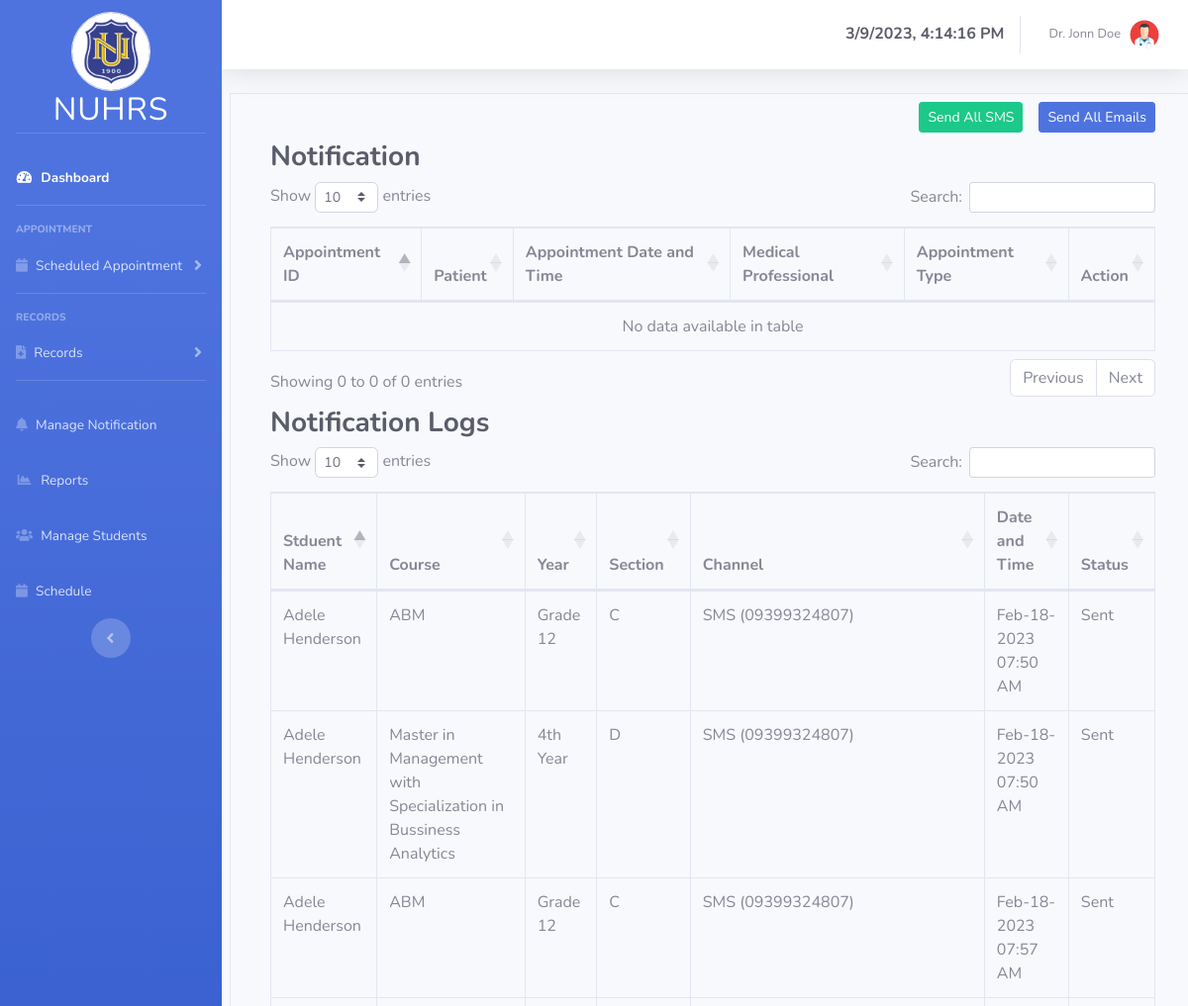
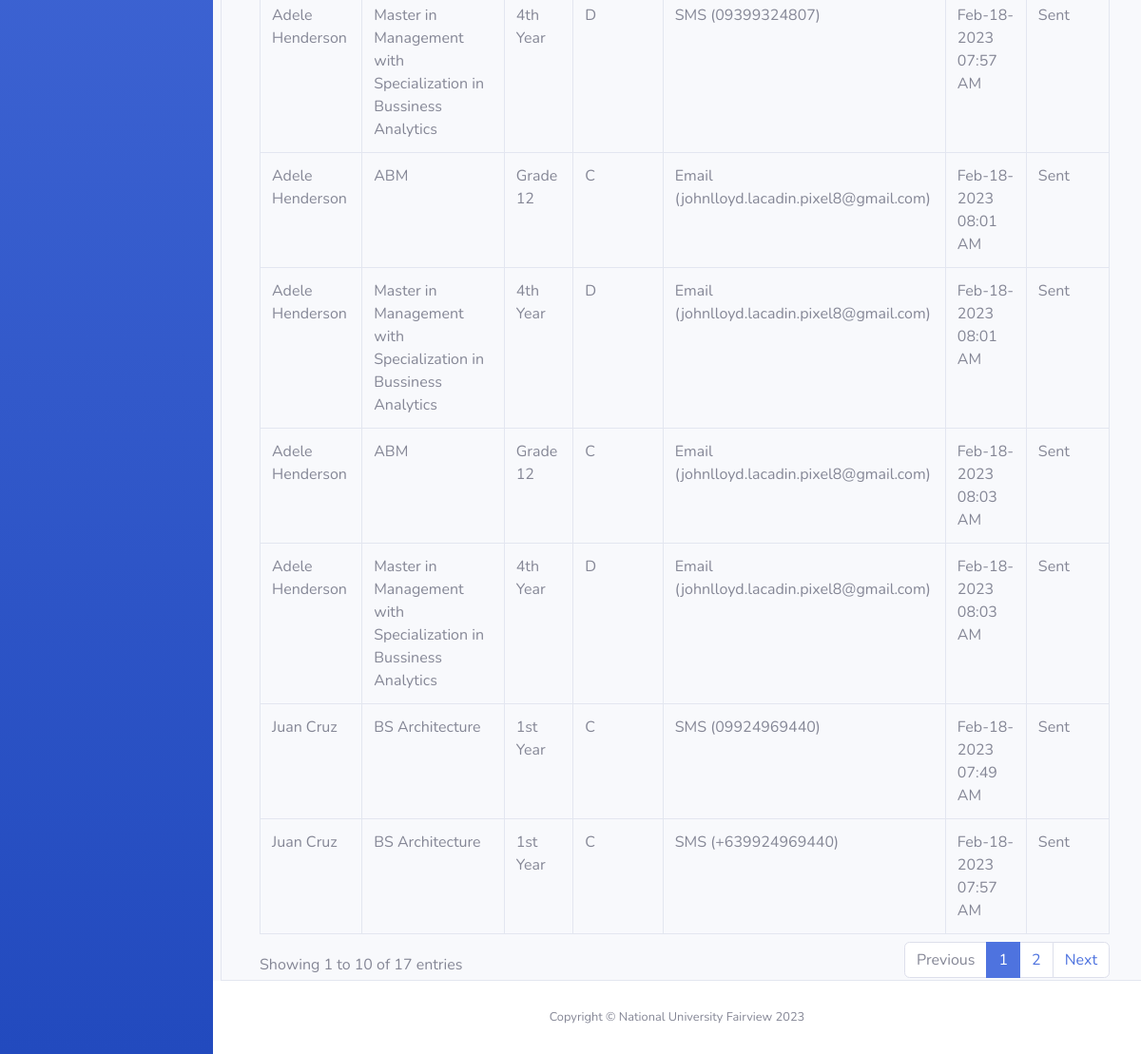
The page /medical_professional/manage_notification.php (signed in) on the database its author committed (2 pictures, top to bottom).
### tables this page shows
CREATE TABLE `medicalprofessional` (
  `id` int(11) NOT NULL,
  `specialization` varchar(100) NOT NULL COMMENT 'FK for lookup',
  `userID` int(11) NOT NULL COMMENT 'FK for users table',
  `birthdate` date DEFAULT NULL,
  `address` varchar(100) NOT NULL,
  `nationality` varchar(15) NOT NULL,
  `sex` varchar(15) NOT NULL,
  `contact_number` varchar(15) NOT NULL,
  `religion` varchar(25) NOT NULL,
  `age` int(11) NOT NULL
);

CREATE TABLE `users` (
  `id` int(11) NOT NULL,
  `user_type_id` int(11) NOT NULL,
  `firstName` varchar(25) NOT NULL,
  `middleName` varchar(25) DEFAULT NULL,
  `lastName` varchar(25) NOT NULL,
  `password` varchar(255) NOT NULL,
  `email_address` varchar(45) NOT NULL,
  `profile_img` varchar(255) DEFAULT NULL
);

CREATE TABLE `notification_logs` (
  `id` int(11) NOT NULL,
  `user_id` int(11) NOT NULL,
  `channel` varchar(50) NOT NULL,
  `date_time` datetime DEFAULT NULL,
  `status` varchar(15) NOT NULL
);

CREATE TABLE `students` (
  `id` int(11) NOT NULL,
  `userID` int(11) NOT NULL,
  `student_id_number` varchar(45) NOT NULL,
  `birthdate` date NOT NULL,
  `province` varchar(50) NOT NULL,
  `city_municipality` varchar(50) NOT NULL,
  `barangay` varchar(50) NOT NULL,
  `courseID` int(11) NOT NULL COMMENT 'FK for lookup table',
  `nationality` varchar(15) NOT NULL COMMENT 'FK for lookup',
  `year` varchar(20) NOT NULL COMMENT 'FK for lookup',
  `section` varchar(20) NOT NULL COMMENT 'FK for lookup',
  `sex` varchar(15) NOT NULL COMMENT 'FK for lookup',
  `contact_number` varchar(25) NOT NULL,
  `religion` varchar(25) NOT NULL COMMENT 'FK for lookup',
  `age` int(11) NOT NULL,
  `emergency_contact_number` varchar(25) NOT NULL,
  `emergency_address` varchar(100) NOT NULL,
  `emergency_relationship` varchar(25) NOT NULL,
  `emergency_person_name` varchar(100) NOT NULL,
  `status` varchar(15) NOT NULL
);

### medical_professional/manage_notification.php (the view, shortened to what this page needs)
<?php
include_once("layouts/header-sidebar.php") ?>
<div class="container-fluid mx-2 border border-rounded ">
    <div class="row mt-2 mb-2">
        <div class="col d-flex align-item-center justify-content-end ">
            <form action="../Controller/SMSController.php" method="post">
                <button type="submit" class="btn btn-success btn-sm mr-3" name="send_all_sms">Send All SMS</button>
            </form>
            <form action="../Controller/EmailController.php" method="post">
                <button type="submit" class="btn btn-primary btn-sm mr-3" name="send_all_notif">Send All Emails</button>
            </form>
        </div>
    </div>
    <div class="row  px-3">
        <div class="col">
            <h3 class="font-weight-bold text-dark" style="width: 90%;">Notification</h3>
            <table id="send_notif" class="table table-bordered" style="width: 100%;">
                <thead>
                    <tr>
                        <th>Appointment ID</th>
                        <th>Patient</th>
                        <th>Appointment Date and Time</th>
                        <th>Medical Professional</th>
                        <th>Appointment Type</th>
                        <th>Action</th>
                    </tr>
                </thead>
                <tbody>
                </tbody>
            </table>
        </div>
    </div>
    <div class="row px-3 mt-2">
        <div class="col">
            <h3 class="font-weight-bold text-dark" style="width: 90%;">Notification Logs</h3>
            <table id="notif_logs" class="table table-bordered" style="width: 100%;">
                <thead>
                    <tr>
                        <th>Stduent Name</th>
                        <th>Course</th>
                        <th>Year</th>
                        <th>Section</th>
                        <th>Channel</th>
                        <th>Date and Time</th>
                        <th>Status</th>
                    </tr>
                </thead>
                <tbody>
                <?php
                $selectNotificationLogs = mysqli_query($conn,"SELECT *,notification_logs.status AS notif_status  FROM notification_logs INNER JOIN students ON students.userID = notification_logs.user_id INNER JOIN users ON students.userID = users.id");
                while($row = $selectNotificationLogs->fetch_assoc()){
                ?>
                    <tr>
                        <td><?php echo $row['firstName']."".$row['middleName']." ".$row['lastName']; ?></td>
                        <td>
                            <?php
                            switch($row['courseID']){
                              case "2" : echo "BS Architecture"; break;
                              case "11" : echo "Master in Management with Specialization in Bussiness Analytics"; break;
                              case "12" : echo "ABM"; break;
                          }?>
                        </td>
                        <td><?php echo $row['year']; ?></td>
                        <td><?php echo $row['section']; ?></td>
                        <td><?php echo $row['channel']; ?></td>
                        <td><?php echo date('M-d-Y h:i A',strtotime($row['date_time']));?></td>
                        <td><?php echo $row['notif_status'];?></td>
                    </tr>
                <?php } ?>
                </tbody>
            </table>
        </div>
    </div>
</div>
<?php include_once("layouts/footer.php") ?>

### medical_professional/layouts/header-sidebar.php (shortened to what this page needs)
<?php
$db = new DatabaseConnection();
$conn = $db->conn;
$active_id = $_SESSION['active_user_id'];
$geActiveInfo = mysqli_query($conn,"SELECT *, users.id AS user_id FROM users INNER JOIN medicalprofessional ON users.id = medicalprofessional.userID WHERE users.id='$active_id'");
while($row = $geActiveInfo->fetch_assoc()){
        $active_firstname = $row['firstName'];
        $active_lastname = $row['lastName'];
        $active_specialization = $row['specialization'];
        $active_avatar = $row['profile_img'];
}
?>
<!DOCTYPE html>
<html lang="en">
<head>
    <link href="../vendor/fontawesome-free/css/all.min.css" rel="stylesheet" type="text/css">
    <link href="../css/sb-admin-2.min.css" rel="stylesheet">
    <link rel="stylesheet" href="../vendor/datatables/dataTables.bootstrap4.min.css">
    <link rel="stylesheet" href="https://cdn.datatables.net/1.13.1/css/dataTables.bootstrap4.min.css">
</head>
<body id="page-top">
    <div id="wrapper">
        <ul class="navbar-nav bg-gradient-primary sidebar sidebar-dark accordion" id="accordionSidebar">
             <a class="sidebar-brand d-flex align-items-center justify-content-center mt-3" href="dashboard.php">
                <div class="sidebar-brand-icon d-flex flex-column mt-5 align-items-center">
                    <img src="../images/nulogo.png" alt="LOGO" height="80" width="80" class="border rounded-circle">
                    <div class="sidebar-brand-text mx-3 h2">NUHRS</div>
                </div>
            </a>
            <hr class="sidebar-divider mt-5">
            <li class="nav-item active">
                <a class="nav-link" href="dashboard.php">
                    <i class="fas fa-fw fa-tachometer-alt"></i>
                    <span>Dashboard</span></a>
            </li>
            <hr class="sidebar-divider">
            <div class="sidebar-heading">
                APPOINTMENT
            </div>
            <li class="nav-item">
                <a class="nav-link collapsed" href="#" data-toggle="collapse" data-target="#collapseTwo"
                    aria-expanded="true" aria-controls="collapseTwo">
                    <i class="fas fa-calendar"></i>
                    <span>Scheduled Appointment</span>
                </a>
            </li>
            <hr class="sidebar-divider">
            <div class="sidebar-heading">
                RECORDS
            </div>
            <li class="nav-item">
                <a class="nav-link collapsed" href="#" data-toggle="collapse" data-target="#collapseUtilities"
                    aria-expanded="true" aria-controls="collapseUtilities">
                    <i class="fas fa-file-medical"></i>
                    <span>Records</span>
                </a>
            </li>
            <hr class="sidebar-divider">
            <li class="nav-item">
                <a class="nav-link" href="manage_notification.php">
                    <i class="fas fa-bell"></i>
                    <span>Manage Notification</span></a>
            </li>
            <li class="nav-item">
                <a class="nav-link" href="reports.php">
                    <i class="fas fa-fw fa-chart-area"></i>
                    <span>Reports</span></a>
            </li>
            <li class="nav-item">
                <a class="nav-link" href="manage-student.php">
                <i class="fas fa-users"></i>
                    <span>Manage Students</span></a>
            </li>
            <li class="nav-item">
                <a class="nav-link" href="schedule.php">
                <i class="fas fa-calendar"></i>
                    <span>Schedule</span></a>
            </li>
            <div class="text-center d-none d-md-inline">
                <button class="rounded-circle border-0" id="sidebarToggle"></button>
            </div>
        </ul>
        <div id="content-wrapper" class="d-flex flex-column ">
            <div id="content">
                <nav class="navbar navbar-expand navbar-light bg-white topbar mb-4 static-top shadow ">
                    <ul class="navbar-nav ml-auto">
                        <div class="d-flex align-items-center justify-content-center">
                        <h6 id="clock" class="text-center d-flex align-items-center justify-content-center text-dark font-weight-bold mt-2"></h6>
                        </div>
                        <li class="nav-item dropdown no-arrow">
                            <a class="nav-link dropdown-toggle" href="#" id="userDropdown" role="button"
                                data-toggle="dropdown" aria-haspopup="true" aria-expanded="false">
                                <?php if(in_array($active_specialization,['Doctor','Dentist'])){ ?>
                                     <span class="mr-2 d-none d-lg-inline text-gray-600 small"><?php echo "Dr. ".$active_firstname." ".$active_lastname ?></span>
                                <?php }
                                else{ ?>
                                    <span class="mr-2 d-none d-lg-inline text-gray-600 small"><?php echo $active_firstname." ".$active_lastname ?></span>
                                <?php } ?>
                                <?php if (empty($active_avatar)) {?>
                                    <img class="img-profile rounded-circle" src="http://ssl.gstatic.com/accounts/ui/avatar_2x.png">
                                <?php } else {?>
                                    <img class="img-profile rounded-circle" src="../Controller/user_avatars/<?php echo $active_avatar ?>">
                                <?php } ?>
                            </a>
                        </li>
                    </ul>
                </nav>

### medical_professional/layouts/footer.php (shortened to what this page needs)
</div>
            <footer class="sticky-footer bg-white">
                <div class="container my-auto">
                    <div class="copyright text-center my-auto">
                        <span>Copyright &copy; National University Fairview 2023</span>
                    </div>
                </div>
            </footer>
        </div>
    </div>
</body>
</html>

### rows shown on the page
medicalprofessional: userID.firstName "Jonn", userID.lastName "Doe", userID.profile_img (picture)
notification_logs: user.firstName "Juan", user.lastName "Cruz", shows "BS Architecture", students.year "1st Year", students.section "C", channel "SMS (09924969440)", date_time "Feb-18-2023 07:49 AM", status "Sent"
notification_logs: user.firstName "Adele", user.lastName "Henderson", shows "ABM", students.year "Grade 12", students.section "C", channel "SMS (09399324807)", date_time "Feb-18-2023 07:50 AM", status "Sent", students.year "4th Year", students.section "D"
notification_logs: user.firstName "Adele", user.lastName "Henderson", shows "ABM", students.year "Grade 12", students.section "C", channel "SMS (09399324807)", date_time "Feb-18-2023 07:57 AM", status "Sent", students.year "4th Year", students.section "D"
notification_logs: user.firstName "Juan", user.lastName "Cruz", shows "BS Architecture", students.year "1st Year", students.section "C", channel "SMS (+639924969440)", date_time "Feb-18-2023 07:57 AM", status "Sent"
notification_logs: user.firstName "Adele", user.lastName "Henderson", shows "ABM", students.year "Grade 12", students.section "C", channel "Email (johnlloyd.lacadin.pixel8@gmail.com)", date_time "Feb-18-2023 08:01 AM", status "Sent", students.year "4th Year", students.section "D"
notification_logs: user.firstName "Adele", user.lastName "Henderson", shows "ABM", students.year "Grade 12", students.section "C", channel "Email (johnlloyd.lacadin.pixel8@gmail.com)", date_time "Feb-18-2023 08:03 AM", status "Sent", students.year "4th Year", students.section "D"
